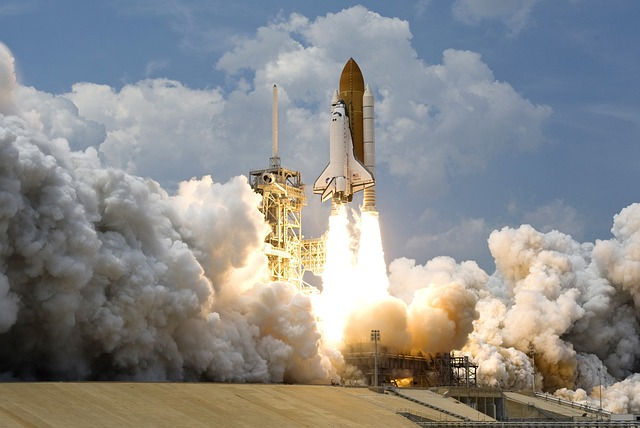
#> input picture ch20/sample.jpg, 640 x 428 px, found by its file name
$ python opencv_blur.py
#> lines starting #> are read from the running program, lines starting #| are printed output that depends on the picture
# opencv_blur.py

import cv2
image = cv2.imread(r"ch20\sample.jpg")
#> image is the input picture: shape (428, 640, 3); mean B, G, R 138.8, 139.9, 139.8

# blurred = cv2.GaussianBlur(image, (5, 5), 0)
blurred = cv2.GaussianBlur(image, (15, 15), 0)
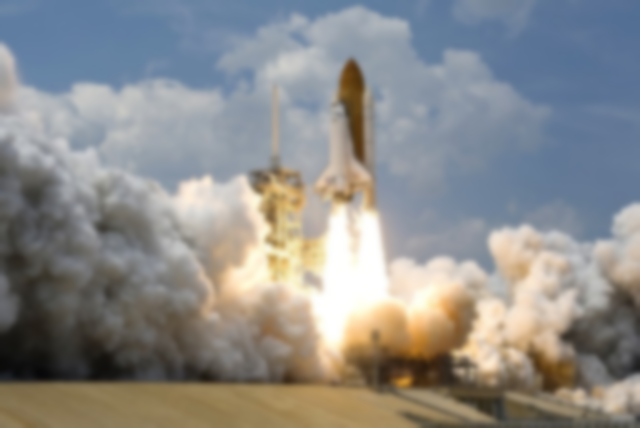
#> blurred: shape (428, 640, 3); mean B, G, R 138.8, 139.9, 139.8

cv2.imshow("GaussianBlur", blurred)
cv2.waitKey(0)
cv2.destroyAllWindows()

# 블러 함수에서 커널 크기는 홀수
# 홀수 크기 커널이어야 중앙 픽셀이 존재하여 대칭적 처리 가능
# 픽셀 주변 값 평균/가중평균 등으로 처리

# sigma란?
# GaussianBlur() 함수에서의 sigma는 가우시안 커널의 표준편차를 의미
# 얼마나 흐릿하게 블러를 줄 것인지에 영향을 줌
# sigmaX가 크면 더 넓게 퍼짐 => 더 강한 Blur
# sigmaX를 정하는 절대 공식은 없고,
# 보통 커널 크기에 따라 경험식 또는 실험식으로 결정

$ run again, with ch20/candy.jpg copied over ch20/sample.jpg
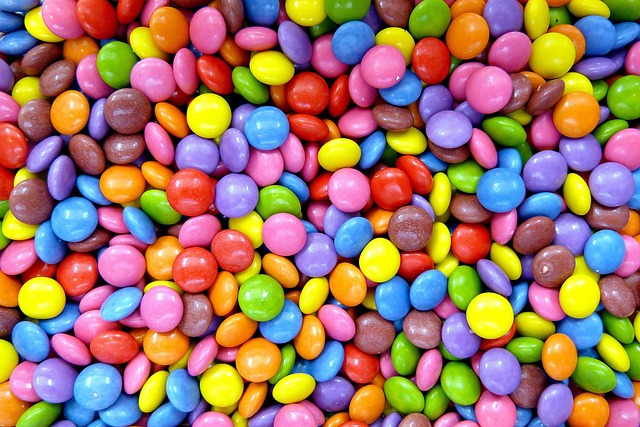
#> input picture ch20/candy.jpg, 640 x 427 px, found by its file name
#> image is the input picture: shape (427, 640, 3); mean B, G, R 103, 118.8, 158.9
#> `blurred = cv2.GaussianBlur(image, (15, 15), 0)`:
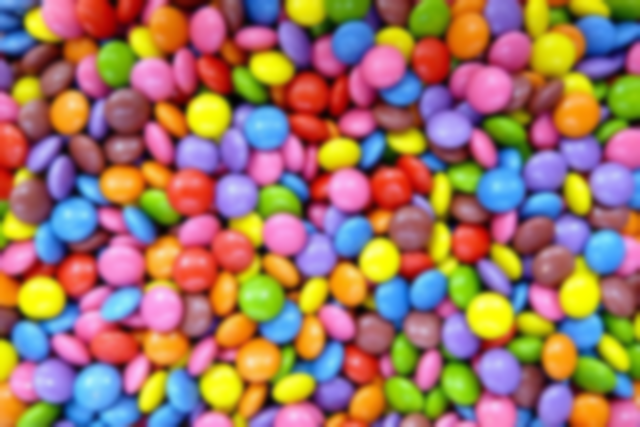
#> blurred: shape (427, 640, 3); mean B, G, R 103, 118.8, 158.9

$ run again, with ch20/candy2.jpg copied over ch20/sample.jpg
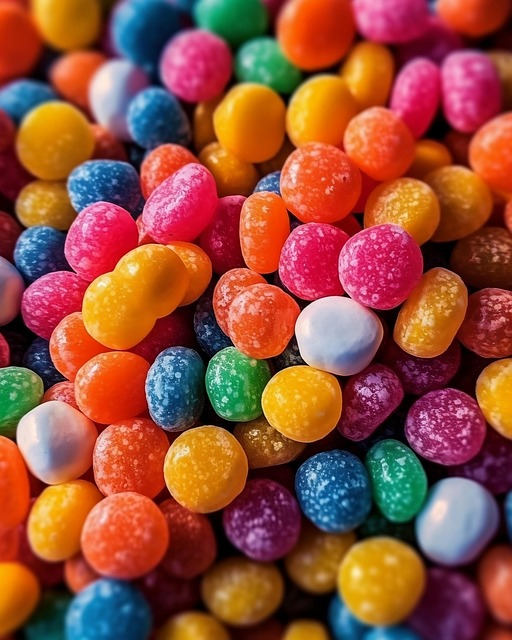
#> input picture ch20/candy2.jpg, 512 x 640 px, found by its file name
#> image is the input picture: shape (640, 512, 3); mean B, G, R 59.5, 78.2, 146.4
#> `blurred = cv2.GaussianBlur(image, (15, 15), 0)`:
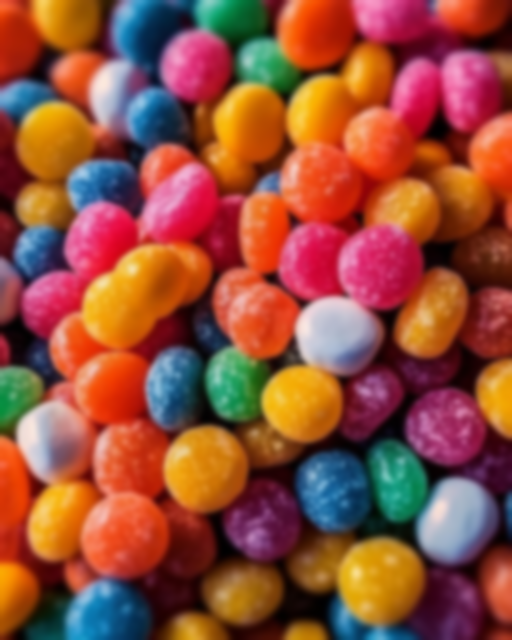
#> blurred: shape (640, 512, 3); mean B, G, R 59.5, 78.1, 146.4

$ run again, with ch20/peaple.jpg copied over ch20/sample.jpg
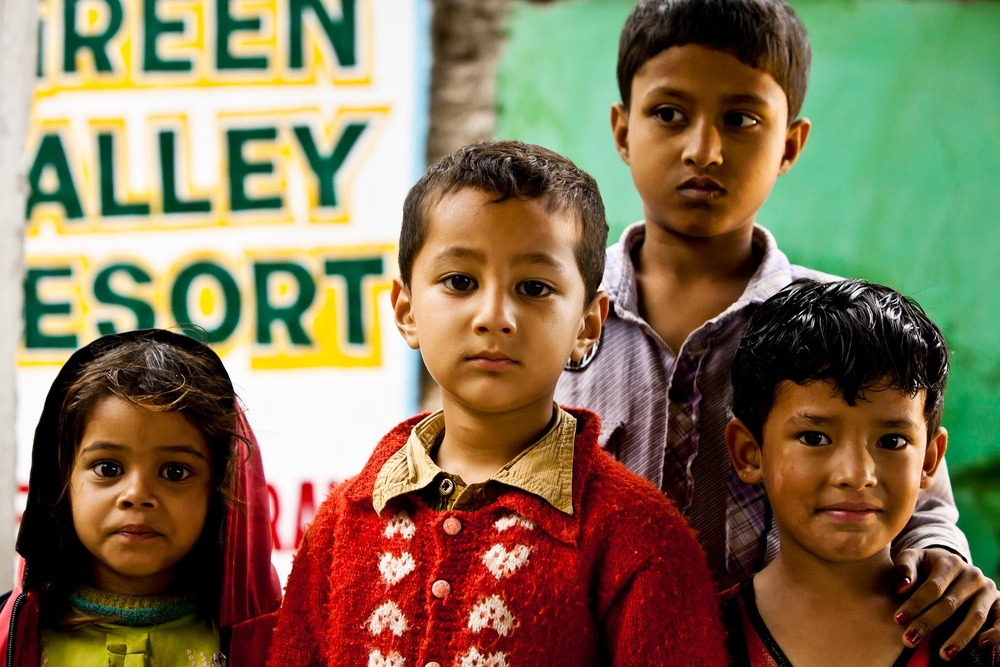
#> input picture ch20/peaple.jpg, 1000 x 667 px, shrunk from 1920 x 1280 before the run, found by its file name
#> image is the input picture: shape (667, 1000, 3); mean B, G, R 85.3, 114.6, 131.3
#> `blurred = cv2.GaussianBlur(image, (15, 15), 0)`:
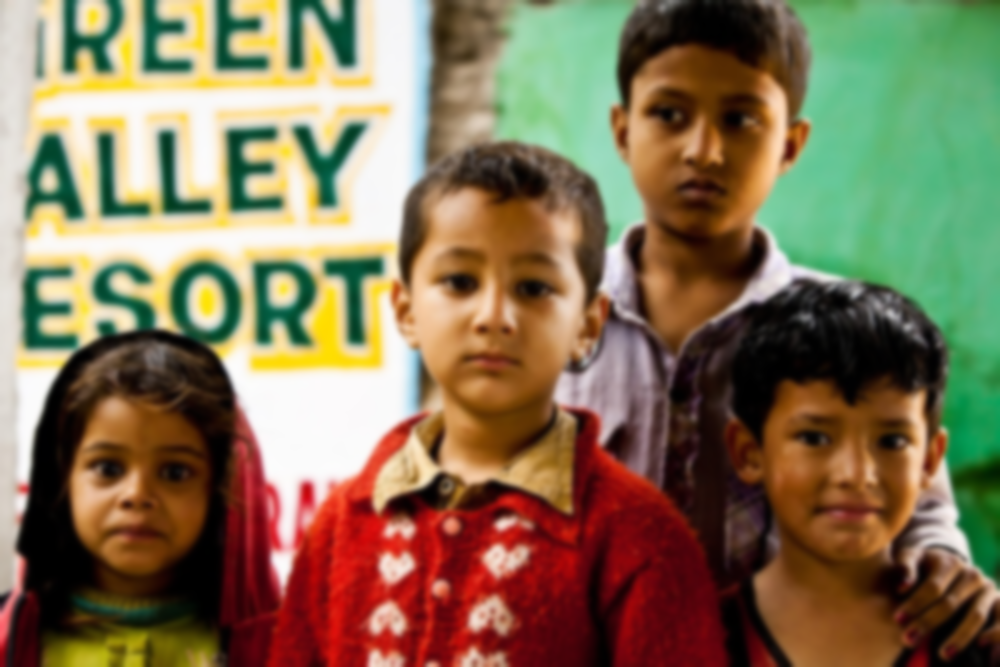
#> blurred: shape (667, 1000, 3); mean B, G, R 85.3, 114.6, 131.3
